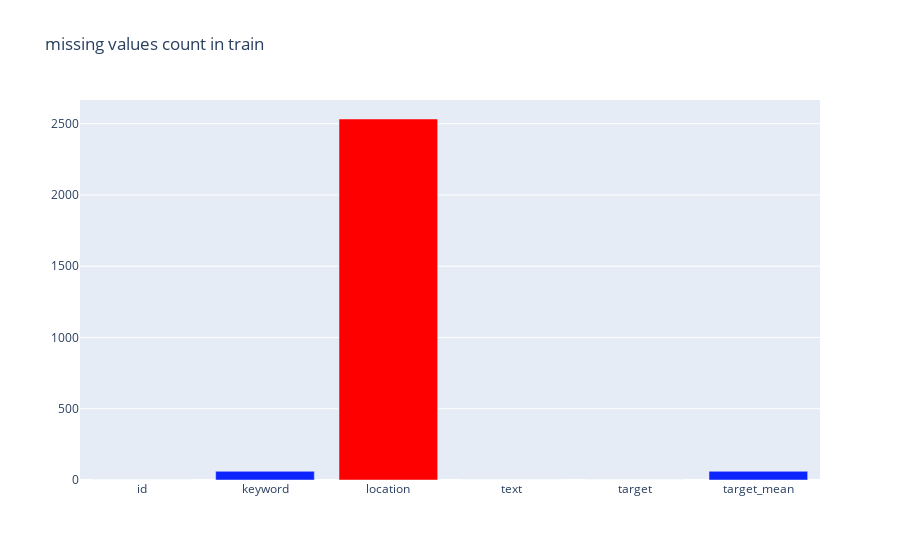
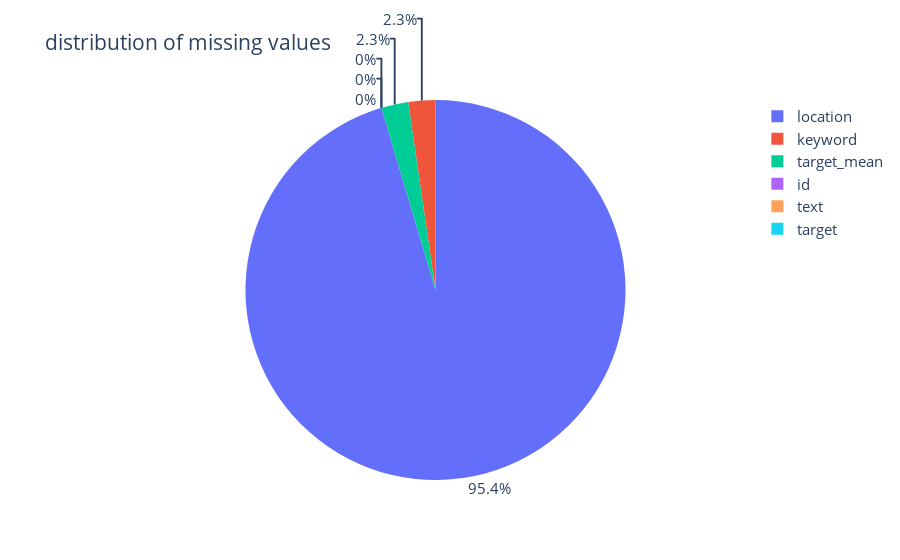

Notebook code cell kept with these figures, in order:
### Code cell
# bar plot
missing_vals = train.isnull().sum()
missing_vals.index

trace1 = go.Bar(
                x = missing_vals.index,
                y = missing_vals.values,
                marker = dict(color = missing_vals.values,
                              colorscale='picnic')
            )

layout1 = go.Layout(title = 'missing values count in train')
fig = go.Figure([trace1], layout1)
py.iplot(fig, filename='TrainMissingCount')

# pie chart


trace2 = go.Pie(labels = missing_vals.index,
                hoverinfo = 'label+percent',
                textposition='outside',
                values = missing_vals/len(train)*100
               )

layout2 = go.Layout(
                title = 'distribution of missing values',
                font = dict(size=15)
                )
fig = go.Figure([trace2], layout2)
py.iplot(fig, 'TrainMissingDist')

### Figure 1 — Plotly figure (JSON) as saved in the notebook; plotly's stock layout.template omitted (floating-point values rounded to 4 significant figures)
{"data": [{"marker": {"color": [0, 61, 2533, 0, 0, 61], "colorscale": [[0, "rgb(0,0,255)"], [0.1, "rgb(51,153,255)"], [0.2, "rgb(102,204,255)"], [0.3, "rgb(153,204,255)"], [0.4, "rgb(204,204,255)"], [0.5, "rgb(255,255,255)"], [0.6, "rgb(255,204,255)"], [0.7, "rgb(255,153,255)"], [0.8, "rgb(255,102,204)"], [0.9, "rgb(255,102,102)"], [1, "rgb(255,0,0)"]]}, "type": "bar", "x": ["id", "keyword", "location", "text", "target", "target_mean"], "y": [0, 61, 2533, 0, 0, 61]}], "layout": {"title": {"text": "missing values count in train"}}}

### Figure 2 — Plotly figure (JSON) as saved in the notebook; plotly's stock layout.template omitted (floating-point values rounded to 4 significant figures)
{"data": [{"hoverinfo": "label+percent", "labels": ["id", "keyword", "location", "text", "target", "target_mean"], "textposition": "outside", "type": "pie", "values": [0, 0.8013, 33.27, 0, 0, 0.8013]}], "layout": {"font": {"size": 15}, "title": {"text": "distribution of missing values"}}}
